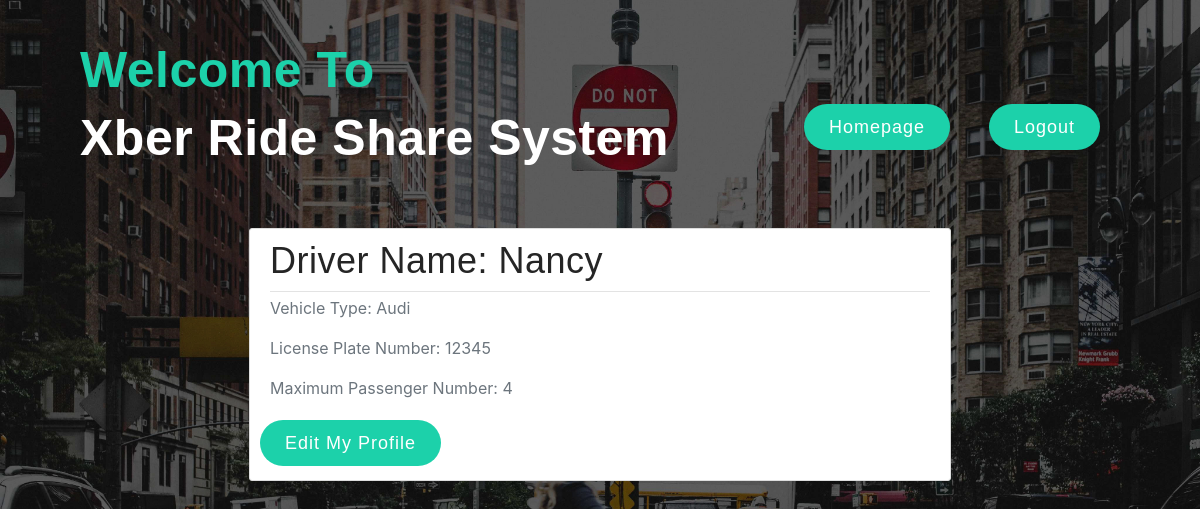
Screenshot of /rideService/driver/8/profile/ (signed in) with the database file from the repository.
### rideService/models.py (models this page shows, shortened)
class Driver(models.Model):
    account = models.ForeignKey(User, on_delete=models.CASCADE)
    vehicle_type = models.CharField(max_length=200)
    license_number = models.CharField(max_length=200)
    max_passengers = models.IntegerField(
        default=1,
        validators=[
            MaxValueValidator(10),
            MinValueValidator(1)
        ]
    )
    special_info = models.TextField(blank=True)

### rideService/views.py (the view)
# urls.py: path('driver/<int:pk>/profile/', views.DriverDetailView.as_view(), name='driver-profile'),
class DriverDetailView(LoginRequiredMixin,DetailView):
    model = Driver
    template_name = 'rideService/driver_profile.html'

### rideService/templates/rideService/driver_profile.html (shortened to what this page needs)
{% extends "rideService/homeBase.html" %}
{% block content %}
        <article class="media content-section" style="margin-right: 20%;margin-left: 20%;">
          <div class="media-body">
            <div class="article-metadata">
                <h2>Driver Name: {{ object.account.username }}</h2>
            </div>
                <p class="text-muted">Vehicle Type: {{ object.vehicle_type}}</p>
                <p class="text-muted">License Plate Number: {{ object.license_number}}</p>
                <p class="text-muted">Maximum Passenger Number: {{ object.max_passengers}}</p>
                <a style="position: relative; right:10px;" class="btn btn-secondary btn-sm mt-1 mb-1" href="{% url 'driver-update' object.id %}">
                        Edit My Profile
                </a>
            </div>
        </article>
{% endblock content %}

### rideService/static/css/styles.css (style rules this page uses)
body { background-image: url("background.jpeg"); background-size: 100% auto; background-color:#000000; color: #333333; margin-top: 5rem; }
h1, h2, h3, h4, h5, h6 { font-weight: normal; color: #252525; letter-spacing: 0.5px; font-family: 'Montserrat', sans-serif; }
h2 { font-size: 36px; }
p { font-weight: 400; color: #6f6f6f; line-height: 24px; text-rendering: optimizeLegibility; }
.content-section { background: #ffffff; padding: 10px 20px; border: 1px solid #dddddd; border-radius: 3px; margin-bottom: 20px; }
.article-metadata { padding-bottom: 1px; margin-bottom: 4px; border-bottom: 1px solid #e3e3e3 }
.btn { border: none; color: #fff; display: inline-block; padding: 0px 25px; font-weight: normal; font-size: 18px; border-radius: 30px; font-family: 'Montserrat', sans-serif; line-height: 46px; background: #1cd1aa; letter-spacing: 1px; position: relative; z-index: 1; }

### rows the page displays
Driver: account.username "Nancy", vehicle_type "Audi", license_number "12345", max_passengers "4"
